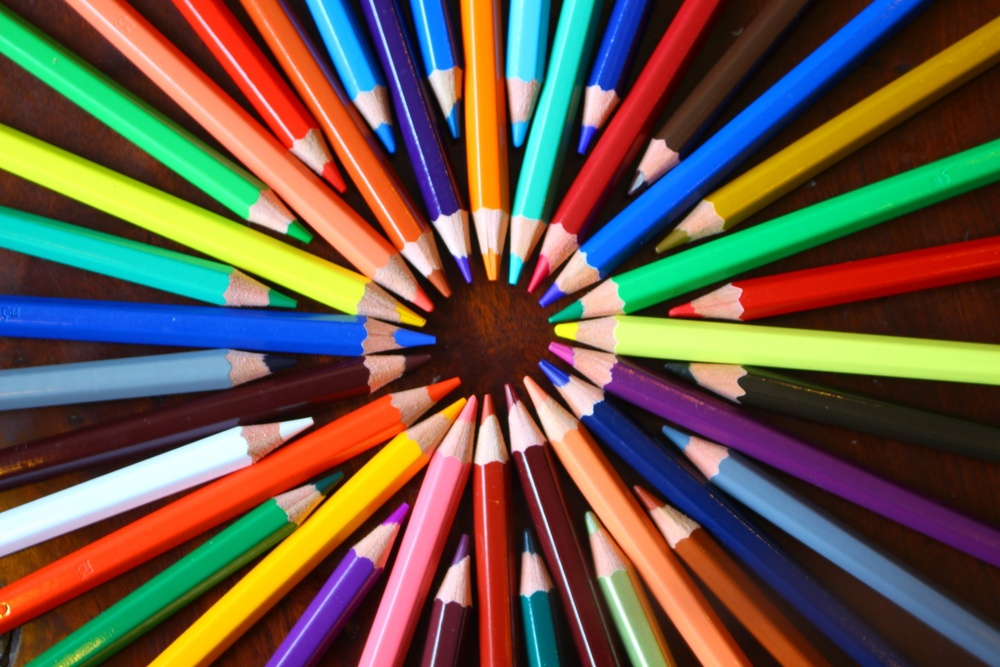
#> input picture Imagens/Lapis.jpg, 1000 x 667 px, shrunk from 1920 x 1280 before the run, found by its file name
$ python 'Decompondo Imagem em Canais RGB - Visualização em Padrão RGB - Versão 1.1.0.py'
#> lines starting #> are read from the running program, lines starting #| are printed output that depends on the picture
# Referencia
# https://pyimagesearch.com/2021/01/23/splitting-and-merging-channels-with-opencv/

#
########################################################################
# Importação das Bibliotecas Necessárias
########################################################################
#
import cv2 as cv
import matplotlib.pyplot as plt
import os
import numpy as np
from pathlib import Path

#
########################################################################
# Definições Gerais
########################################################################
#
NomeImagem  = "Lapis.jpg"
NomeDiagrama = "DiagramaRGB.png"
dirRaiz = Path.home()
dirBase = "OpenCV/"
dirImagem = "Imagens/"
dirCaminhoImagem = str(Path(dirRaiz, dirBase, dirImagem, NomeImagem))
dirCaminhoDiagrama = str(Path(dirRaiz, dirBase, dirImagem, NomeDiagrama))
dirSaida = str(Path(dirRaiz, dirBase, dirImagem))

#
########################################################################
# Lendo a Imagem
########################################################################
#
ImagemColorida = cv.imread ( dirCaminhoImagem, cv.IMREAD_COLOR)
#> ImagemColorida is the input picture: shape (667, 1000, 3); mean B, G, R 73.6, 88.1, 105.8
ImgDiagrama = cv.imread ( dirCaminhoDiagrama, cv.IMREAD_COLOR)
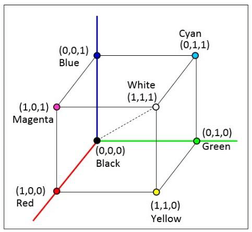
#> input picture Imagens/DiagramaRGB.png, 252 x 232 px, shrunk from 483 x 445 before the run, found by its file name
#> ImgDiagrama is the input picture: shape (232, 252, 3); mean B, G, R 243, 243.3, 243

#
########################################################################
# Checando se a Imagem Foi Lida com Sucesso
########################################################################
#
if ImagemColorida is None:
    os.system ("clear")
    print( "Não Foi Localizada a Imagem : ", NomeImagem)
    exit ()

if ImgDiagrama is None:
    os.system ("clear")
    print( "Não Foi Localizada a Imagem : ", NomeImagem)
    exit ()

#
########################################################################
# Decompondo a Imagem nos Diferentes Canais
########################################################################
#
Azul, Verde, Vermelho = cv.split(ImagemColorida)
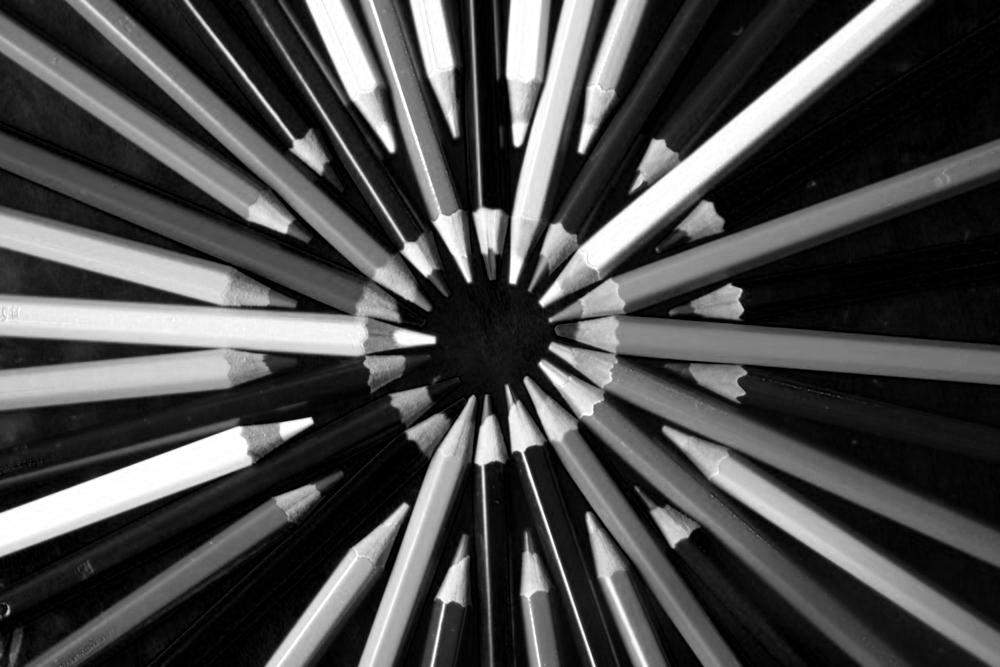
#> Azul: shape (667, 1000); min 0, max 255, mean 73.6
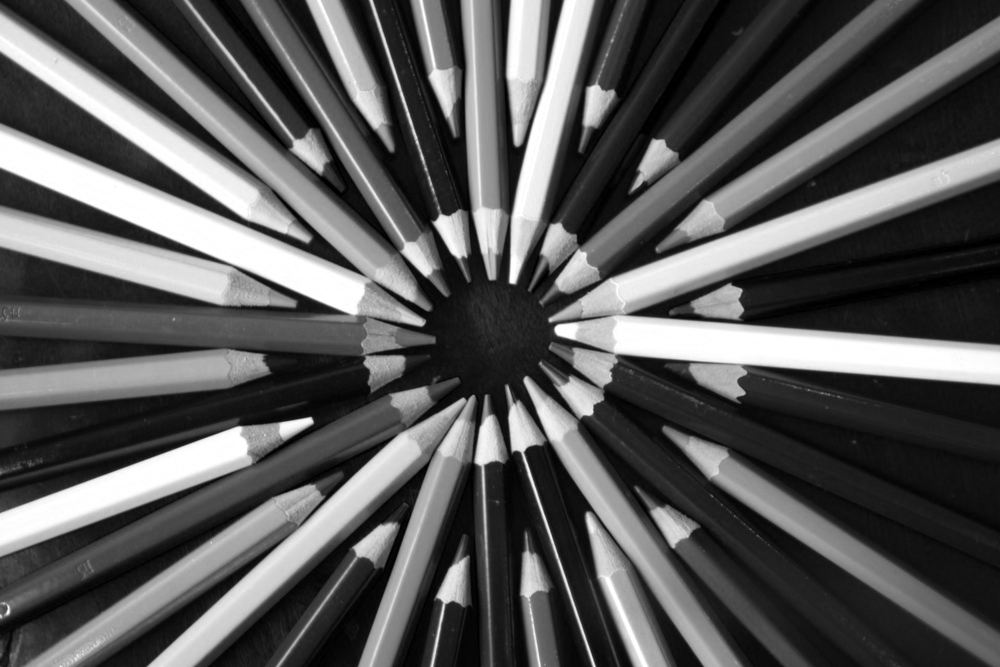
#> Verde: shape (667, 1000); min 0, max 255, mean 88.1
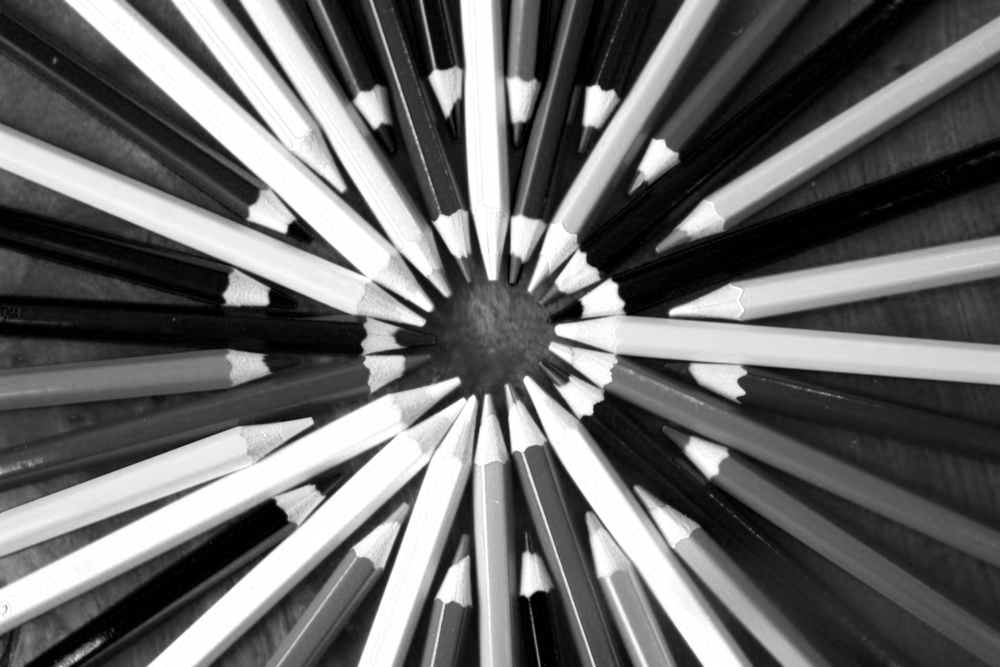
#> Vermelho: shape (667, 1000); min 0, max 255, mean 105.8
zeros = np.zeros(ImagemColorida.shape[:2], dtype="uint8")
Vermelho = cv.merge([zeros, zeros, Vermelho])
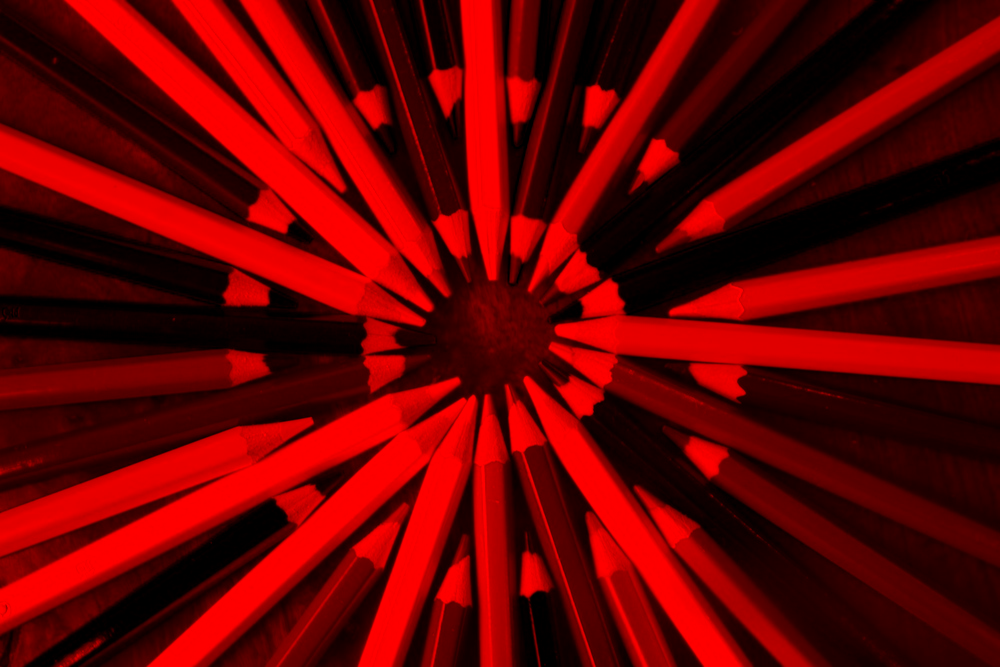
#> Vermelho: shape (667, 1000, 3); mean of channels 0, 1, 2 0, 0, 105.8; drawn as B, G, R
Verde = cv.merge([zeros, Verde, zeros])
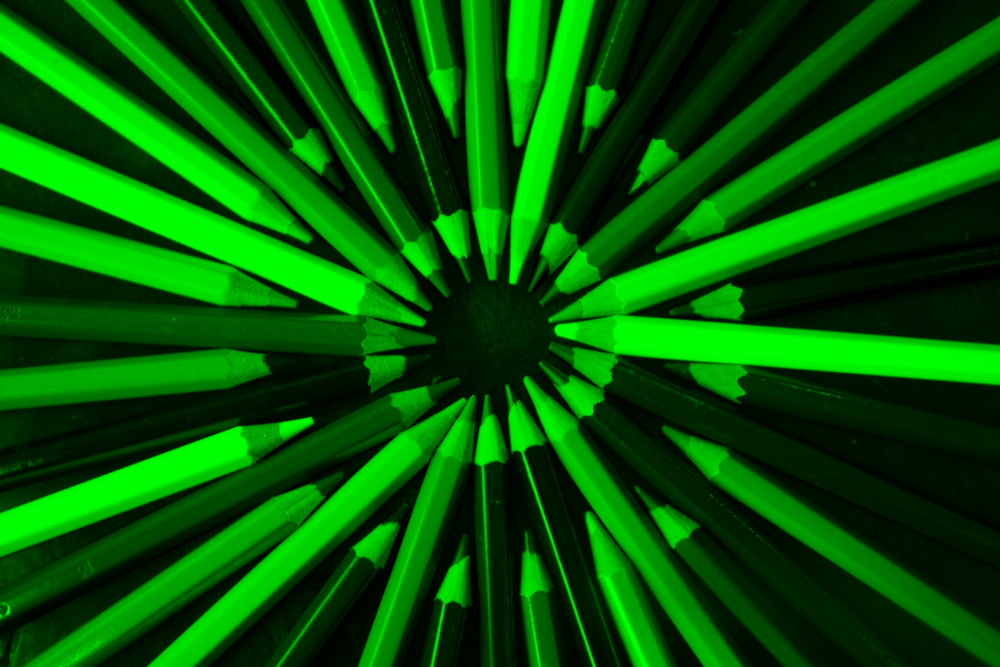
#> Verde: shape (667, 1000, 3); mean of channels 0, 1, 2 0, 88.1, 0; drawn as B, G, R
Azul = cv.merge([Azul, zeros, zeros])
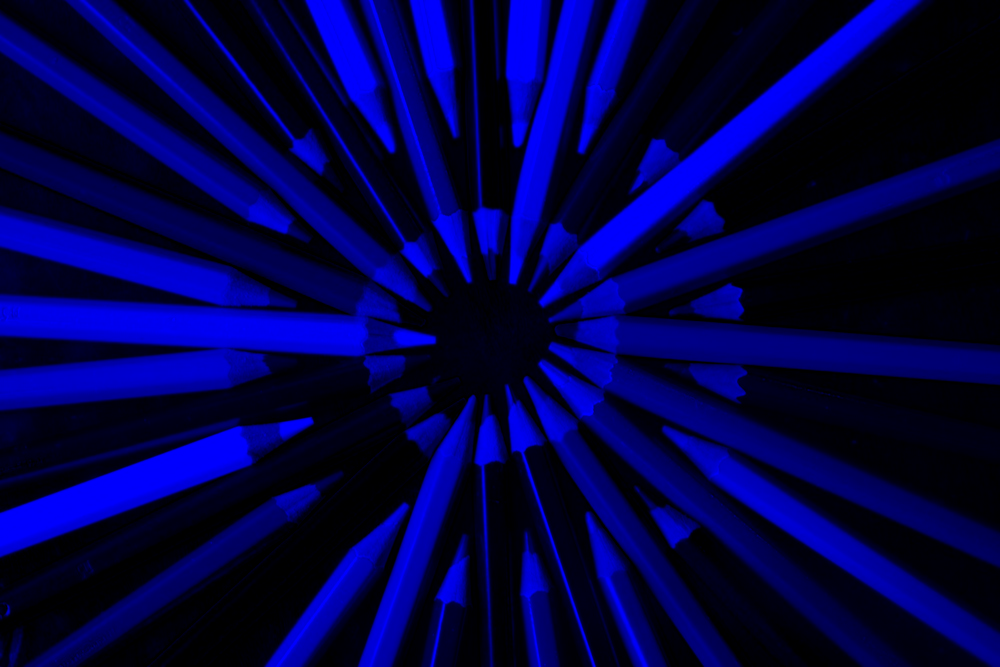
#> Azul: shape (667, 1000, 3); mean of channels 0, 1, 2 73.6, 0, 0; drawn as B, G, R

#
########################################################################
# Salvando os Canais em Arquivos Diferentes
########################################################################
#
cv.imwrite( dirSaida+"/LapisAzul.png", Azul)
cv.imwrite( dirSaida+"/LapisVerde.png", Verde)
cv.imwrite( dirSaida+"/LapisVermelho.png", Vermelho)

#
########################################################################
# Convertendo para Matplotlib
########################################################################
#
ImagemColorida = cv.cvtColor(ImagemColorida, cv.COLOR_BGR2RGB)
imgAzul = cv.cvtColor(Azul, cv.COLOR_BGR2RGB)
imgVerde = cv.cvtColor(Verde, cv.COLOR_BGR2RGB)
imgVermelho = cv.cvtColor(Vermelho, cv.COLOR_BGR2RGB)

#
########################################################################
# Apresentação dos Resultados
########################################################################
#
Grafico = plt.figure(figsize=(15,8))

Grafico.add_subplot(1,5,1)
plt.imshow(ImagemColorida )
plt.title("Original")

Grafico.add_subplot(1,5,2)
plt.imshow(ImgDiagrama )
plt.axis ( "off")
plt.title("Diagrama RGB")

Grafico.add_subplot(1,5,3)
plt.imshow(imgAzul )
plt.title("Canal Azul")

Grafico.add_subplot(1,5,4)
plt.imshow(imgVerde )
plt.title("Canal Verde")

Grafico.add_subplot(1,5,5)
plt.imshow(imgVermelho )
plt.title("Canal Vermelho")

plt.subplots_adjust ( left   = 0.1,
                      bottom = 0.1,
                      right  = 0.9,
                      top    = 0.9,
                      wspace = 0.1,
                      hspace = 0.1 )

plt.show ()
#> figure, not shown here; B, G, R data is drawn as R, G, B

########################################################################
# FIM DO PROGRAMA
########################################################################
